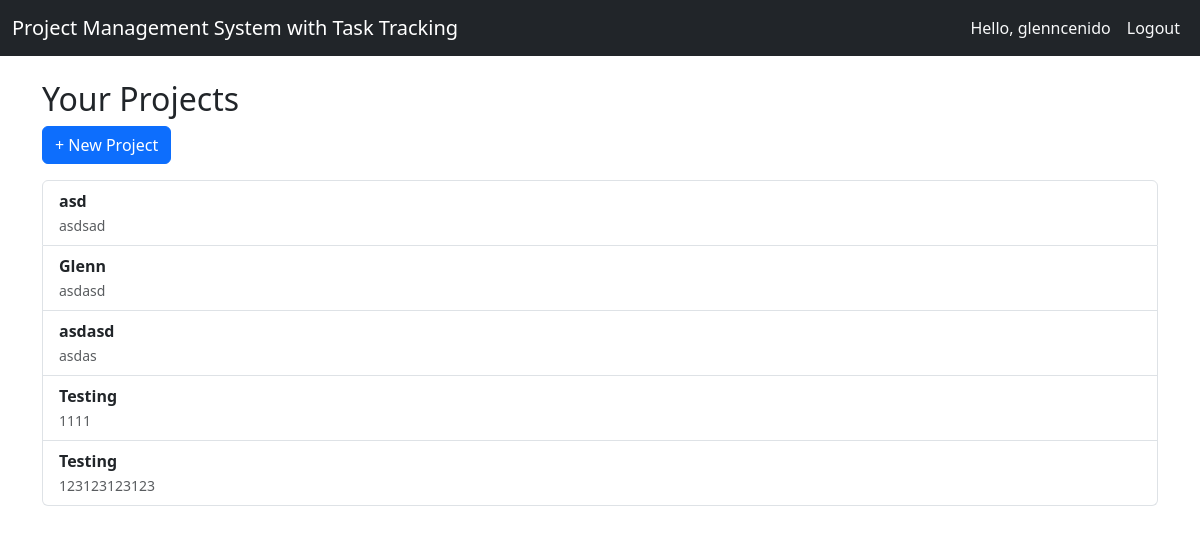
The app's page / (signed in), older data.
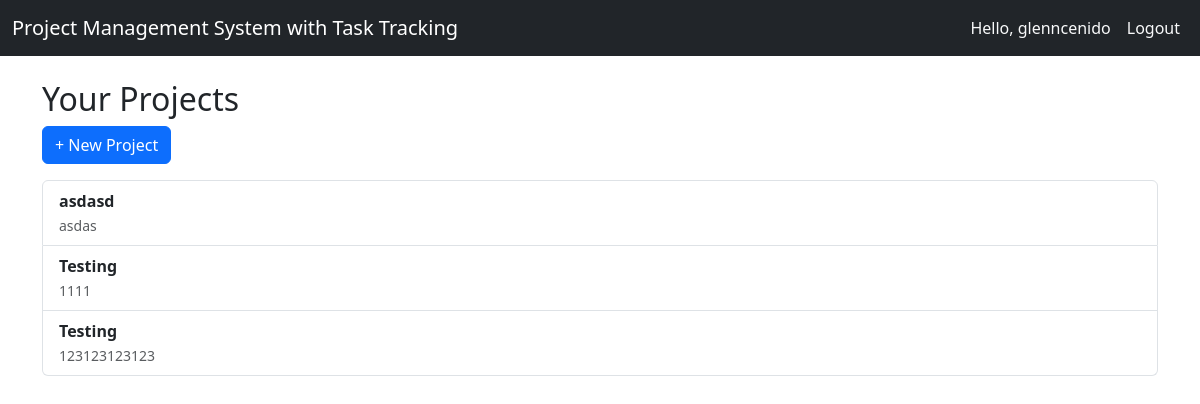
The same page, newer data.
### projectmanager/models.py (models this page shows, shortened)
class Project(models.Model):
    name = models.CharField(max_length=200)
    description = models.TextField()
    owner = models.ForeignKey(User, on_delete=models.CASCADE)
    created_at = models.DateTimeField(auto_now_add=True)
    updated_at = models.DateTimeField(auto_now=True)

### projectmanager/views.py (the view)
# urls.py: 2. Add a URL to urlpatterns:  path('', views.home, name='home')
@login_required
def home(request):
    projects = Project.objects.filter(owner=request.user)
    return render(request, 'home.html', {'projects': projects})

### projectmanager/templates/home.html
{% extends 'base.html' %}
{% block content %}
  <h2>Your Projects</h2>
  <a href="{% url 'project_create' %}" class="btn btn-primary mb-3">+ New Project</a>
  <div class="list-group">
    {% for project in projects %}
      <a href="{% url 'project_detail' project.id %}" class="list-group-item list-group-item-action">
        <strong>{{ project.name }}</strong><br>
        <small class="text-muted">{{ project.description|truncatewords:10 }}</small>
      </a>
    {% empty %}
      <p>You don't have any projects yet.</p>
    {% endfor %}
  </div>
{% endblock %}

### projectmanager/templates/base.html (shortened to what this page needs)
<!DOCTYPE html>
<html lang="en">
<head>
    <link href="https://cdn.jsdelivr.net/npm/bootstrap@5.3.0/dist/css/bootstrap.min.css" rel="stylesheet">
</head>
<body>
<nav class="navbar navbar-expand-lg navbar-dark bg-dark mb-4">
  <div class="container-fluid">
    <a class="navbar-brand" href="{% url 'home' %}">Project Management System with Task Tracking</a>
    <div class="collapse navbar-collapse">
      <ul class="navbar-nav ms-auto">
        {% if user.is_authenticated %}
          <li class="nav-item">
            <span class="nav-link text-light">Hello, {{ user.username }}</span>
          </li>
          <li class="nav-item">
            <form method="POST" action="{% url 'logout' %}" class="d-inline">
              <button type="submit" class="btn btn-link nav-link text-light">Logout</button>
            </form>
          </li>
        {% endif %}
      </ul>
    </div>
  </div>
</nav>
<div class="container">
    {% block content %}
    {% endblock %}
</div>
</body>
</html>

Row changes from the older to the newer data that the page shows:
removed Project: name "asd", description "asdsad"
removed Project: name "Glenn", description "asdasd"
